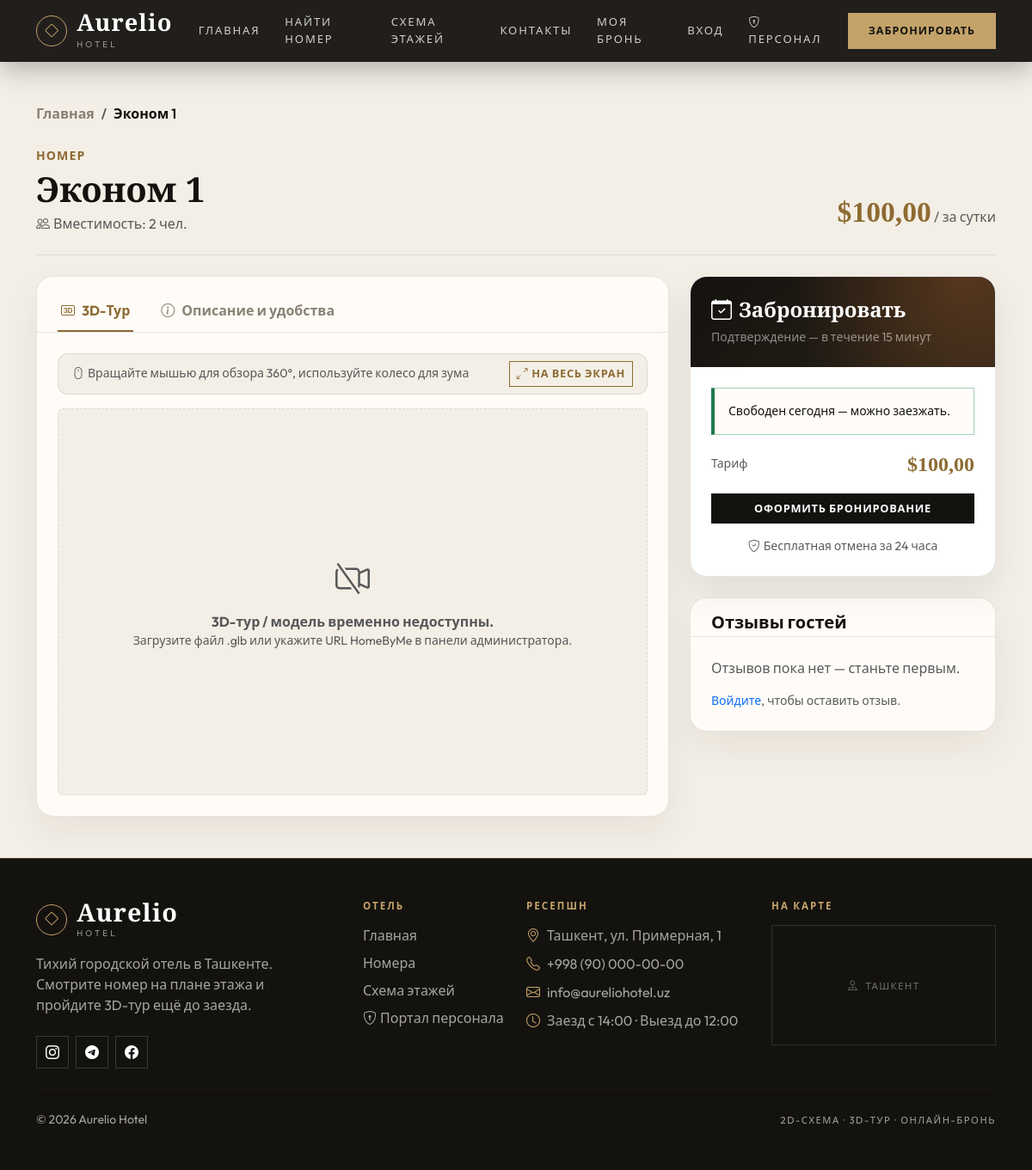
/1/, run on the app's committed database.
### rooms/models.py (models this page shows, shortened)
class Room(models.Model):
    HOUSEKEEPING_CHOICES = [
        ('clean', 'Чисто'),
        ('dirty', 'Требует уборки'),
        ('inspected', 'Проверено менеджером'),
        ('out_of_service', 'Вне эксплуатации'),
    ]
    floor = models.ForeignKey(
        Floor,
        on_delete=models.CASCADE,
        related_name='rooms',
        null=True,
        blank=True,
        verbose_name="Этаж"
    )
    room_number = models.CharField(
        max_length=10, blank=True, verbose_name="Номер комнаты", help_text="Например, 201"
    )
    title = models.CharField(max_length=200, verbose_name="Название номера")
    description = models.TextField(verbose_name="Описание")
    image = models.ImageField(upload_to='rooms/', blank=True, null=True, verbose_name="Фото номера")
    price_per_night = models.DecimalField(max_digits=10, decimal_places=2, verbose_name="Цена за ночь ($)")
    capacity = models.IntegerField(default=2, verbose_name="Вместимость (чел)")
    amenities = models.ManyToManyField(Amenity, blank=True, related_name='rooms', verbose_name="Удобства")
    homebyme_embed_url = models.URLField(blank=True, null=True, verbose_name="Ссылка на 3D-тур HomeByMe")
    model_3d = models.FileField(upload_to='rooms_3d/', blank=True, null=True, verbose_name="3D-модель номера (.glb)")
    x_pos = models.IntegerField(default=50, verbose_name="Позиция X (%)")
    y_pos = models.IntegerField(default=50, verbose_name="Позиция Y (%)")
    is_active = models.BooleanField(default=True, verbose_name="Доступен для бронирования")
    housekeeping = models.CharField(
        max_length=20, choices=HOUSEKEEPING_CHOICES, default='clean', verbose_name="Статус уборки"
    )
    class Meta:
        verbose_name = "Номер"
        verbose_name_plural = "Номера"
        ordering = ('room_number', 'title')
    @property
    def is_bookable(self):
        return self.is_active and self.housekeeping != 'out_of_service'
    @property
    def average_rating(self):
        return self.reviews.filter(is_published=True).aggregate(avg=models.Avg('rating'))['avg']
    @property
    def reviews_count(self):
        return self.reviews.filter(is_published=True).count()
    def is_free(self, check_in, check_out):
        from django.apps import apps
        Booking = apps.get_model('bookings', 'Booking')
        return not Booking.overlapping(self, check_in, check_out).exists()
    def upcoming_bookings(self):
        from django.apps import apps
        from django.utils import timezone as tz
        Booking = apps.get_model('bookings', 'Booking')
        return (
            Booking.objects.filter(
                room=self,
                status__in=Booking.ACTIVE_STATUSES,
                check_out__gte=tz.localdate(),
            )
            .select_related('user')
            .order_by('check_in')
        )

### rooms/views.py (the view)
# urls.py: path('<int:pk>/', views.room_detail, name='room_detail'),
def room_detail(request, pk):
    room = get_object_or_404(Room.objects.select_related('floor'), pk=pk)
    today = timezone.localdate()
    upcoming = list(room.upcoming_bookings())
    reviews = room.reviews.filter(is_published=True).select_related('user')
    context = {
        'room': room,
        'booking_form': BookingForm(room=room, user=request.user, initial={'guests': 2 if room.capacity >= 2 else 1}),
        'review_form': ReviewForm(),
        'reviews': reviews,
        'upcoming': upcoming,
        'is_free_tonight': room.is_free(today, today + timedelta(days=1)),
        'today': today,
    }
    return render(request, 'rooms/room_detail.html', context)

### bookings/models.py (called while the page is built)
def generate_booking_code():
    tail = ''.join(random.choices(BOOKING_CODE_ALPHABET, k=6))
    return f'AUR-{tail}'

    @classmethod
    def overlapping(cls, room, check_in, check_out, exclude_pk=None):
        query = cls.objects.filter(
            room=room,
            status__in=cls.ACTIVE_STATUSES,
            check_in__lt=check_out,
            check_out__gt=check_in,
        )
        if exclude_pk:
            query = query.exclude(pk=exclude_pk)
        return query

### staff/context_processors.py (called while the page is built)
def staff_status(request):
    user = getattr(request, 'user', None)
    staff_member = is_staff_member(user) if user else False
    profile = get_staff_profile(user) if staff_member else None
    return {
        'is_staff_member': staff_member,
        'staff_profile': profile,
        'can_manage_bookings': bool(profile and profile.can_manage_bookings) or bool(
            user and user.is_superuser
        ),
    }

### templates/rooms/room_detail.html (shortened to what this page needs)
{% extends 'base.html' %}
{% block content %}
<div class="container py-4 py-md-5" style="padding-top: 7.5rem !important;">
 <nav aria-label="breadcrumb" class="mb-4">
     <ol class="breadcrumb room-breadcrumb">
        <li class="breadcrumb-item"><a href="{% url 'rooms:room_list' %}">Главная</a></li>
         <li class="breadcrumb-item active" aria-current="page">{{ room.title }}</li>
     </ol>
 </nav>
<div class="d-flex flex-wrap justify-content-between align-items-end mb-4 gap-3 room-title-band">
    <div>
        <span class="text-uppercase small fw-bold" style="color: var(--gh-copper); letter-spacing: 0.08em;">Номер</span>
        <h1 class="fw-bold mb-1 mt-1">{{ room.title }}</h1>
        <span class="text-muted"><i class="bi bi-people me-1"></i>Вместимость: {{ room.capacity }} чел.</span>
    </div>
    <div class="text-lg-end">
        <span class="room-price-tag">${{ room.price_per_night }}</span>
        <span class="text-muted"> / за сутки</span>
    </div>
</div>
<div class="row g-4">
    <div class="col-lg-8">
        <div class="content-card">
            <div class="card-header pt-3 px-3 px-md-4">
                <ul class="nav room-tabs" id="roomTab" role="tablist">
                    <li class="nav-item" role="presentation">
                        <button class="nav-link active" id="tour-tab" data-bs-toggle="tab" data-bs-target="#tour-pane" type="button">
                            <i class="bi bi-badge-3d me-2"></i>3D-Тур
                        </button>
                    </li>
                    <li class="nav-item" role="presentation">
                        <button class="nav-link" id="info-tab" data-bs-toggle="tab" data-bs-target="#info-pane" type="button">
                            <i class="bi bi-info-circle me-2"></i>Описание и удобства
                        </button>
                    </li>
                </ul>
            </div>
            <div class="card-body p-3 p-md-4 tab-content">
                <div class="tab-pane fade show active" id="tour-pane" role="tabpanel">
                    <div class="d-flex flex-wrap justify-content-between align-items-center gap-2 tour-toolbar p-2 px-3 mb-3">
                        <small class="text-muted">
                            <i class="bi bi-mouse me-1"></i>Вращайте мышью для обзора 360°, используйте колесо для зума
                        </small>
                        <button class="btn btn-sm btn-outline-copper" onclick="toggleFullScreen()">
                            <i class="bi bi-arrows-angle-expand me-1"></i>На весь экран
                        </button>
                    </div>
                    {% if room.model_3d %}
                        <model-viewer id="roomModelViewer"
                                      class="viewer-3d"
                                      src="{{ room.model_3d.url }}"
                                      alt="{{ room.title }}"
                                      camera-controls
                                      touch-action="pan-y"
                                      auto-rotate
                                      shadow-intensity="1">
                        </model-viewer>
                    {% elif room.homebyme_embed_url %}
                        <iframe id="homebymeFrame" class="iframe-3d" src="{{ room.homebyme_embed_url }}" allowfullscreen></iframe>
                    {% else %}
                        <div class="text-center py-5 text-muted rounded d-flex flex-column justify-content-center align-items-center" style="height: 450px; background: var(--gh-bg); border: 1px dashed var(--gh-line);">
                            <i class="bi bi-camera-video-off fs-1 mb-2"></i>
                            <p class="mb-0 fw-bold">3D-тур / модель временно недоступны.</p>
                            <small>Загрузите файл .glb или укажите URL HomeByMe в панели администратора.</small>
                        </div>
                    {% endif %}
                </div>
            </div>
        </div>
    </div>
    <div class="col-lg-4">
        <div class="booking-card sticky-top bg-white" style="top: 96px;">
            <div class="booking-head">
                <h4 class="text-white fw-bold mb-1"><i class="bi bi-calendar-check me-2"></i>Забронировать</h4>
                <span class="text-white-50 small">Подтверждение — в течение 15 минут</span>
            </div>
            <div class="p-4">
                {% if room.is_bookable %}
                    {% if is_free_tonight %}
                        <p class="alert alert-aurelio alert-success small">Свободен сегодня — можно заезжать.</p>
                    {% else %}
                        <p class="alert alert-aurelio alert-warning small">Сегодня занят — выберите даты на странице бронирования.</p>
                    {% endif %}
                    <div class="d-flex justify-content-between align-items-center mb-3">
                        <span class="text-muted small">Тариф</span>
                        <span class="room-price-tag" style="font-size: 1.5rem;">${{ room.price_per_night }}</span>
                    </div>
                    <a href="{% url 'bookings:booking_create' room.pk %}" class="btn btn-copper w-100 fw-bold py-2">
                        Оформить бронирование
                    </a>
                    <p class="text-center text-muted small mt-3 mb-0"><i class="bi bi-shield-check me-1"></i>Бесплатная отмена за 24 часа</p>
                {% else %}
                    <p class="alert alert-aurelio alert-warning mb-0 small">Номер временно снят с продажи. Позвоните на ресепшн: +998 (90) 000-00-00.</p>
                {% endif %}
            </div>
        </div>
        <div class="content-card mt-4">
            <div class="card-header px-4 pt-3">
                <h5 class="fw-bold mb-1">Отзывы гостей{% if room.reviews_count %} · {{ room.reviews_count }}{% endif %}</h5>
            </div>
            <div class="card-body p-4">
                {% if reviews %}
                    {% for review in reviews %}
                        <div class="mb-3 pb-3" style="border-bottom: 1px solid var(--gh-line);">
                            <div class="d-flex justify-content-between gap-2">
                                <strong>{{ review.user.get_full_name|default:review.user.username }}</strong>
                                <span class="text-muted small">{{ review.created_at|date:"d.m.Y" }} · {{ review.rating }}/5</span>
                            </div>
                            <p class="text-muted mb-0 mt-1">{{ review.comment|linebreaksbr }}</p>
                        </div>
                    {% endfor %}
                {% else %}
                    <p class="text-muted mb-3">Отзывов пока нет — станьте первым.</p>
                {% endif %}
                {% if user.is_authenticated %}
                    <form method="post" action="{% url 'rooms:add_review' room.pk %}">
                        {% csrf_token %}
                        <div class="mb-3">
                            <label class="form-label small fw-bold">Ваша оценка</label>
                            {{ review_form.rating }}
                        </div>
                        <div class="mb-3">
                            <label class="form-label small fw-bold">Комментарий</label>
                            {{ review_form.comment }}
                        </div>
                        <button type="submit" class="btn btn-copper btn-sm w-100">Оставить отзыв</button>
                    </form>
                {% else %}
                    <p class="text-muted small mb-0"><a href="{% url 'accounts:login' %}?next={{ request.path }}">Войдите</a>, чтобы оставить отзыв.</p>
                {% endif %}
            </div>
        </div>
    </div>
</div>
</div>
{% endblock %}

### templates/rooms/room_detail.html (style rules this page uses)
.room-breadcrumb { background: transparent; padding: 0; margin: 0; }
.room-breadcrumb a { color: var(--gh-muted); font-weight: 600; }
.room-breadcrumb .active { color: var(--gh-ink); font-weight: 600; }
.room-title-band { border-bottom: 1px solid var(--gh-line); padding-bottom: 1.5rem; }
.room-price-tag { font-family: 'Fraunces', serif; font-size: 2.1rem; font-weight: 700; color: var(--gh-copper); }
.content-card { background: var(--gh-surface); border: 1px solid var(--gh-line); border-radius: 20px; overflow: hidden; box-shadow: 0 18px 40px rgba(27,23,16,0.06); }
.content-card .card-header { background: var(--gh-surface); border-bottom: 1px solid var(--gh-line); }
.room-tabs .nav-link { border: none; border-bottom: 2px solid transparent; color: var(--gh-muted); font-weight: 700; border-radius: 0; padding: 0.7rem 0.25rem; margin-right: 1.75rem; }
.room-tabs .nav-link.active { color: var(--gh-copper); background: transparent; border-bottom-color: var(--gh-copper); }
.tour-toolbar { background: var(--gh-bg); border: 1px solid var(--gh-line); border-radius: 12px; }
.booking-card { border: 1px solid var(--gh-line); border-radius: 20px; overflow: hidden; box-shadow: 0 18px 40px rgba(27,23,16,0.08); }
.booking-card .booking-head { background: linear-gradient(135deg, var(--gh-ink) 0%, #2a2318 100%); padding: 1.5rem; position: relative; overflow: hidden; }
.booking-card .booking-head::before { content: ""; position: absolute; inset: 0; background: radial-gradient(circle at 90% 0%, rgba(181,101,45,0.35), transparent 60%); }
.booking-card .booking-head h4, .booking-card .booking-head span { position: relative; z-index: 1; }

### data on the page
Room: title "Эконом 1", capacity "2", price_per_night "100,00"
